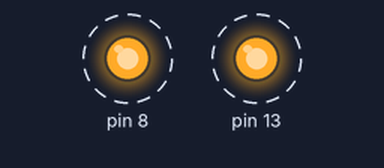
A sketch run on a simulated Arduino Uno, built with avr-gcc and run on an emulated ATmega328P. On the bench: output pins drawn as LEDs (lit = HIGH). Dashed ring = blinking.

Above: at 0.2 s.
Timing chart, 0 to 3.0 s (numbered marks = the images above):
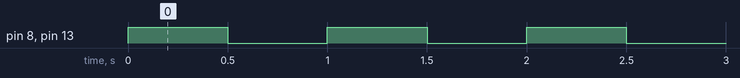

The sketch:

_ki_Led_Yak_p_S_nd_rme.ino
```cpp
void setup()
{
  pinMode(13,OUTPUT);
  pinMode(8,OUTPUT);
}

void loop()
{
  digitalWrite(13,HIGH);
  digitalWrite(8,HIGH);
  delay(500);
  digitalWrite(13,LOW);
  digitalWrite(8,LOW);
  delay(500);
}
```

Measured:
- by itself, pin 8, pin 13: alternates HIGH for 0.50 s and LOW for 0.50 s
